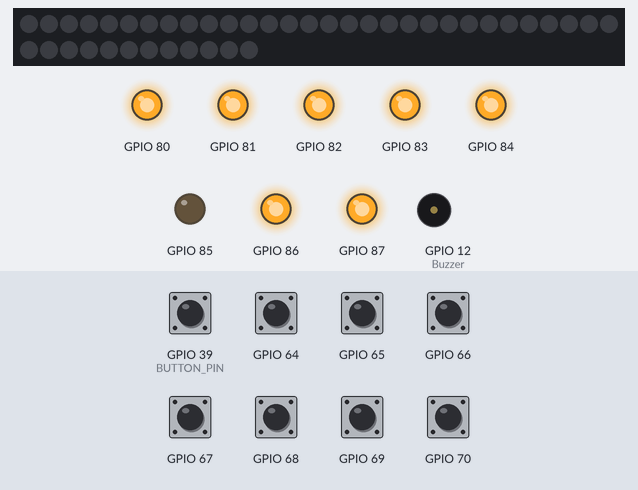
The sketch below on a simulated ESP32. On the bench: 42 RGB LEDs in strip order, left to right, continuing on the next row, output pins drawn as LEDs (lit = HIGH), buzzer (waves = sounding, pin HIGH). The test bench sets the inputs (shaded band); at power-on: GPIO 39 (BUTTON_PIN), GPIO 64–70 HIGH. Random numbers use the default seed unless the sketch sets one; what the sketch prints to the serial monitor is not drawn.

Above: at 0.9 s.
1.0 s: GPIO 39 (BUTTON_PIN) pulled LOW for 1 s
At 2.8 s:
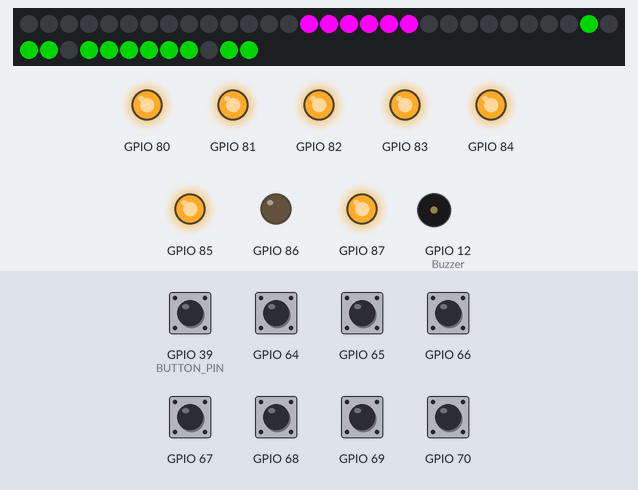
4.5 s: GPIO 65 pulled LOW for 0.15 s
At 6.1 s:
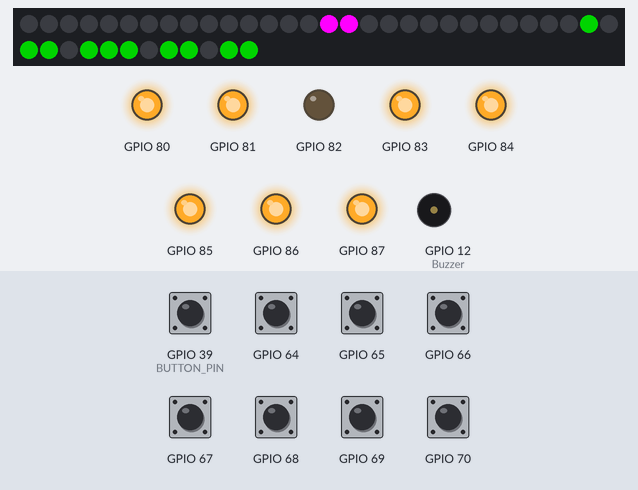
7.6 s: GPIO 70 pulled LOW for 0.15 s
At 8.4 s:
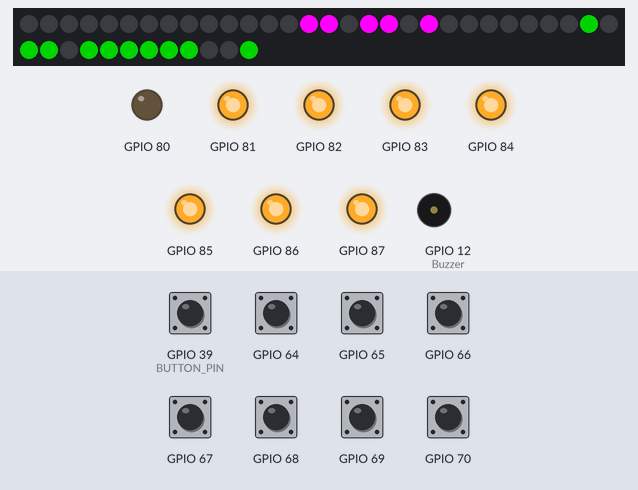
10.7 s: GPIO 68 pulled LOW for 0.15 s
At 11.5 s:
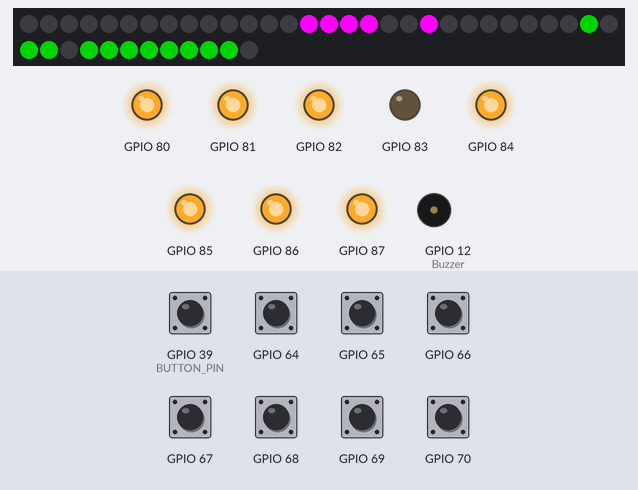
13.7 s: GPIO 64 pulled LOW for 1 s
At 15.0 s:
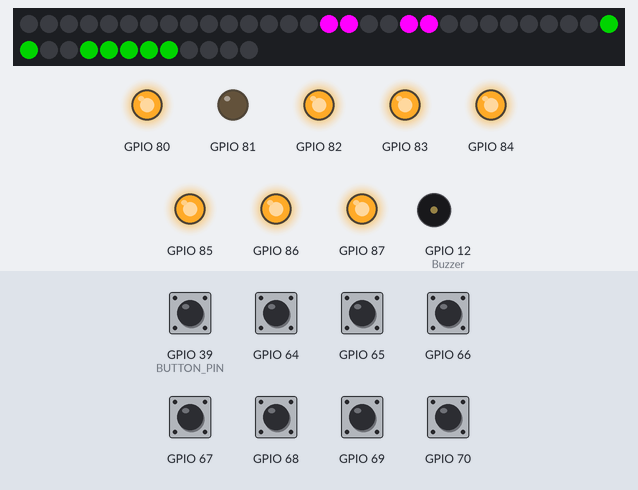
16.7 s: GPIO 66 pulled LOW for 1 s
At 19.4 s:
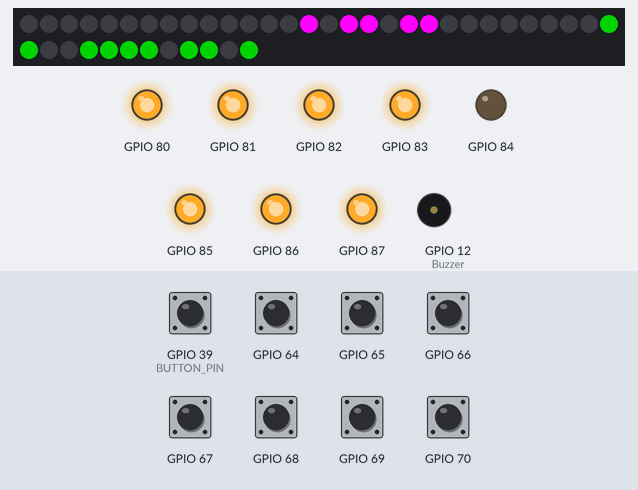
Timing chart, 0 to 20.7 s (numbered marks = the images above; inputs shaded):
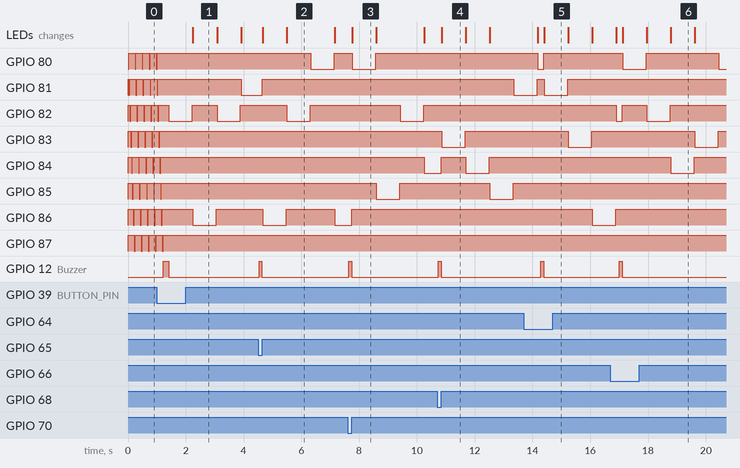

The sketch:

8_PLAYER_VISHAL.ino
```cpp
#include <Wire.h>
#include "game_comm.h"
#include "Arduino.h"
#include "PCF8574.h"
#include <FastLED.h>

#define BUTTON_PIN  39    // Start button
#define Buzzer 12
uint8_t device = 8;

// PCF8574 addresses
PCF8574 pcf8574_ONE(0x21);
PCF8574 pcf8574_IN1(0x20);

TaskHandle_t timersTaskHandle = NULL;
bool gameRunning = false;
bool onhold1 = false;
unsigned long gameStartTime;
unsigned long currentTime1 = 0;
unsigned long vallue = 0;
unsigned long previousMillis = 0;
unsigned long valueUpdateTime = 0;

int timer = 60;
int Speed = 800;
int Score1 = 0;

int randomno, previousno;
int randomno2, previousno2;

uint8_t Gstatus = 0;
uint8_t score2 = 0;

// ------------------- SEVEN SEGMENT CONFIG -------------------
#define NUM_LEDS_score 42  // 2 display × 21 LEDs
CRGB leds_score[NUM_LEDS_score];
char Fd1 = 0, Fd2 = 0;

byte digits[10][7] =  {
  {1, 1, 1, 1, 1, 1, 0}, // 0
  {0, 1, 1, 0, 0, 0, 0}, // 1
  {1, 1, 0, 1, 1, 0, 1}, // 2
  {1, 1, 1, 1, 0, 0, 1}, // 3
  {0, 1, 1, 0, 0, 1, 1}, // 4
  {1, 0, 1, 1, 0, 1, 1}, // 5
  {1, 0, 1, 1, 1, 1, 1}, // 6
  {1, 1, 1, 0, 0, 0, 0}, // 7
  {1, 1, 1, 1, 1, 1, 1}, // 8
  {1, 1, 1, 1, 0, 1, 1}  // 9
};


// Handle incoming game messages
void onGameMessage(struct_message data) {
  if (data.gameStatus == 100 && !gameRunning) {
    Serial.println(" Remote START received → Starting game!");
    gameRunning = true;
    vTaskResume(timersTaskHandle);
    timer = data.time;   // use sender’s timer
    Score1 = 0;
    valueUpdateTime = millis();
    sendGameData(device, 100, Score1, timer);
    digitalWrite(Buzzer, HIGH);
    delay(200);
    digitalWrite(Buzzer, LOW);
    Score1 = 0;
  }

  if (data.gameStatus == 200) {
    Serial.println(" Remote GAME OVER received → Stopping game!");
    gameRunning = false;
    onhold1 = false;
    timer = 0;
    vTaskSuspend(timersTaskHandle);

    // ✅ send final score
    sendGameData(device, 200, Score1, 0);


  }
  if (data.gameStatus == 300) {
    gameRunning = false;
    vTaskResume(timersTaskHandle);
    timer = data.time;   // use sender’s timer
    for (int i = 0; i < 8; i++) pcf8574_ONE.digitalWrite(i, HIGH);
    onhold1 = true;
    //data.gameStatus = 0;

  }
  if (data.gameStatus == 400) {
    gameRunning = false;
    for (int j = 0; j < 10; j++) {
      for (int i = 0; i < 8; i++) pcf8574_ONE.digitalWrite(i, LOW);
      delay(200);
      for (int i = 0; i < 8; i++) pcf8574_ONE.digitalWrite(i, HIGH);
      delay(200);
    }
  }
}


// ---------------- Setup ----------------
void setup() {
  Serial.begin(115200);
  setupGameComm();
  xTaskCreatePinnedToCore(
    timersTask,     // Function to implement the task
    "Timers Task",  // Name of the task
    2048,           // Stack size in words
    NULL,           // Task input parameter
    1,              // Priority of the task (1 = low)
    &timersTaskHandle,
    0               // Core where the task should run (0 or 1)
  );
  vTaskSuspend(timersTaskHandle);

  if (!pcf8574_ONE.begin()) Serial.println("PCF8574_ONE Failed");
  if (!pcf8574_IN1.begin()) Serial.println("PCF8574_IN1 Failed");

  pinMode(BUTTON_PIN, INPUT_PULLUP);
  pinMode(Buzzer, OUTPUT);
  digitalWrite(Buzzer, LOW);

  for (int i = 0; i < 8; i++) pcf8574_ONE.pinMode(i, OUTPUT);
  for (int i = 0; i < 8; i++) pcf8574_IN1.pinMode(i, INPUT);
  for (int i = 0; i < 8; i++) pcf8574_ONE.digitalWrite(i, HIGH);


  // ✅ Setup LED Displays
  FastLED.addLeds<WS2812B, 27, GRB>(leds_score, NUM_LEDS_score);
  FastLED.setBrightness(255);


  startup();
}

// ---------------- Startup Animation & Start ----------------
void startup() {
  while (!gameRunning) {

    if(!onhold1){
    // simple LED chase animation
    for (int i = 0; i < 8; i++) {
      pcf8574_ONE.digitalWrite(i, LOW);
      delay(30);
      pcf8574_ONE.digitalWrite(i, HIGH);
    }
    }
    // check button
    if (digitalRead(BUTTON_PIN) == LOW) {
      // buzz to confirm
      digitalWrite(Buzzer, HIGH);
      delay(200);
      digitalWrite(Buzzer, LOW);
      Score1 = 0;

      // reset game values
      // timer = 90;

      previousMillis = 0;
      valueUpdateTime = millis();

      gameRunning = true;  // ✅ allow loop() to run
      sendGameData(device, 100, 0, timer);  // broadcast start
      vTaskResume(timersTaskHandle);
      break;  // ✅ exit while loop
    }
  }
}


void timersTask(void *parameter) {
  while (true) {
    timers();               // checks if 1s passed
    vTaskDelay(5 / portTICK_PERIOD_MS); // avoid starving CPU
  }
}

void timers() {
  currentTime1 = millis();
  if (currentTime1 - vallue >= 1000) {
    Serial.print(timer);
    Serial.println(" second");


    timer--;

    vallue = currentTime1;

    if (timer < 1) {
      onhold1 = false;
      vTaskSuspend(timersTaskHandle);
    }
  }
}
// ---------------- Main Loop ----------------
void loop() {
  if (gameRunning) {

    randomgenrate(0, 7);
    pcf8574_ONE.digitalWrite(randomno, LOW);
    unsigned long lightStart = millis();
    delay(80);

    while (millis() - lightStart < Speed) {
      int in1 = pcf8574_IN1.digitalRead(randomno);


      delay(20);
      if (in1 == LOW) {
        digitalWrite(Buzzer, HIGH);
        delay(100);
        digitalWrite(Buzzer, LOW);
        Score1++;
        sendGameData(device, 100, Score1, timer);
        break;
      }
    }

    pcf8574_ONE.digitalWrite(randomno, HIGH);
    delay(20);
    // ✅ Update Seven Segment Display
    Display1stScore();
    Display2ndTimer();
    FastLED.show();
    if (timer < 1) {
      gameRunning = false;
      previousMillis = 0;
      timer = 60;
      sendGameData(device , 200, Score1, 0);
      //      Game Over sound (3 beeps)
      for (int i = 0; i < 3; i++) {
        digitalWrite(Buzzer, HIGH);
        delay(500);
        digitalWrite(Buzzer, LOW);
        delay(500);
      }
      startup();

      return;
    }
  }
  else {
    startup();
  }

}

// ---------------- Random Generator ----------------
void randomgenrate(int a, int b) {
  randomno = random(a, b);
  while (previousno == randomno) {
    randomno = random(a, b);
  }
  previousno = randomno;
}

// ------------------- DISPLAY FUNCTIONS -------------------
// 1st Display → Score (LED 0–20)
void Display1stScore() {
  int cursor = 21;
  Fd1 = (Score1 < 10) ? 1 : (Score1 < 100) ? 2 : 3;

  for (int i = 1; i <= Fd1; i++) {
    int digit = 0;
    if (i == 1) {
      cursor = 14;
      digit = Score1 % 10;
    } else if (i == 2) {
      cursor = 7;
      digit = (Score1 / 10 % 10);
    } else if (i == 3) {
      cursor = 0;
      digit = (Score1 / 100 % 10);
    }
    for (int k = 0; k <= 6; k++) {
      leds_score[cursor] = digits[digit][k] ? CRGB::Fuchsia : CRGB::Black;
      cursor++;
    }
  }
}

// 2nd Display → Timer (LED 21–41)
void Display2ndTimer() {
  int cursor = 42;
  int digit;

  // Always 3 digits update karenge

  // Hundreds place
  cursor = 21;
  digit = (timer >= 100) ? (timer / 100 % 10) : -1;  // -1 => blank
  for (int k = 0; k <= 6; k++) {
    leds_score[cursor] = (digit == -1) ? CRGB::Black : (digits[digit][k] ? CRGB::Green : CRGB::Black);
    cursor++;
  }

  // Tens place
  cursor = 28;
  digit = (timer >= 10) ? (timer / 10 % 10) : -1;  // -1 => blank
  for (int k = 0; k <= 6; k++) {
    leds_score[cursor] = (digit == -1) ? CRGB::Black : (digits[digit][k] ? CRGB::Green : CRGB::Black);
    cursor++;
  }

  // Ones place (hamesha dikhana hai)
  cursor = 35;
  digit = timer % 10;
  for (int k = 0; k <= 6; k++) {
    leds_score[cursor] = digits[digit][k] ? CRGB::Green : CRGB::Black;
    cursor++;
  }
}
```

game_comm.h
```cpp
#ifndef GAME_COMM_H
#define GAME_COMM_H

#include <WiFi.h>
#include <esp_now.h>

// ========== Configuration ==========
#define NUM_PEERS 1

uint8_t peerAddresses[NUM_PEERS][6] = {
//  {0xF8, 0xB3, 0xB7, 0xC6, 0x32, 0xAC},
 {0xEC, 0x64, 0xC9, 0xAB, 0xE1, 0x88}
//  {0xF8, 0xB3, 0xB7, 0xC6, 0x2f, 0x88},
//  {0x24, 0x6F, 0x28, 0xAA, 0xBB, 0x03},
//  {0xF8, 0xB3, 0xB7, 0xC6, 0x33, 0x04}
};

// ===================================

typedef struct struct_message {
  int id;
  int gameStatus;
  int score;
  int time;
} struct_message;

// declare handler (must be implemented in .ino)
extern void onGameMessage(struct_message data);

// ================= Receive Callback =================
inline void OnDataRecv(const uint8_t *mac, const uint8_t *incomingData, int len) {
  struct_message receivedData;
  memcpy(&receivedData, incomingData, sizeof(receivedData));

  Serial.printf("📩 Received from %02X:%02X:%02X:%02X:%02X:%02X - ID: %d, Status: %d, Score: %d, Time: %d\n",
                mac[0], mac[1], mac[2], mac[3], mac[4], mac[5],
                receivedData.id, receivedData.gameStatus, receivedData.score, receivedData.time);

  // pass message to main sketch
  onGameMessage(receivedData);
}

// ================= Setup =================
inline void setupGameComm() {
  WiFi.mode(WIFI_STA);
  if (esp_now_init() != ESP_OK) {
    Serial.println("ESP-NOW init failed");
    ESP.restart();
  }

  esp_now_register_recv_cb(OnDataRecv);

  for (int i = 0; i < NUM_PEERS; i++) {
    esp_now_peer_info_t peerInfo = {};
    memcpy(peerInfo.peer_addr, peerAddresses[i], 6);
    peerInfo.channel = 0;
    peerInfo.encrypt = false;
    peerInfo.ifidx = WIFI_IF_STA;

    if (esp_now_add_peer(&peerInfo) != ESP_OK) {
      Serial.printf("❌ Failed to add peer %02X:%02X:%02X:%02X:%02X:%02X\n",
                    peerAddresses[i][0], peerAddresses[i][1], peerAddresses[i][2],
                    peerAddresses[i][3], peerAddresses[i][4], peerAddresses[i][5]);
    } else {
      Serial.printf("✅ Added peer %02X:%02X:%02X:%02X:%02X:%02X\n",
                    peerAddresses[i][0], peerAddresses[i][1], peerAddresses[i][2],
                    peerAddresses[i][3], peerAddresses[i][4], peerAddresses[i][5]);
    }
  }
}

// ================= Send =================
inline void sendGameData(int fixedId, int status, int currentScore, int currentTime) {
  struct_message gameData = {fixedId, status, currentScore, currentTime};

  for (int i = 0; i < NUM_PEERS; i++) {
    esp_err_t result = esp_now_send(peerAddresses[i], (uint8_t *)&gameData, sizeof(gameData));
    if (result == ESP_OK) {
      Serial.printf("✅ Send success to %02X:%02X:%02X:%02X:%02X:%02X\n",
                    peerAddresses[i][0], peerAddresses[i][1], peerAddresses[i][2],
                    peerAddresses[i][3], peerAddresses[i][4], peerAddresses[i][5]);
    } else {
      Serial.printf("❌ Send error to %02X:%02X:%02X:%02X:%02X:%02X, code: %d\n",
                    peerAddresses[i][0], peerAddresses[i][1], peerAddresses[i][2],
                    peerAddresses[i][3], peerAddresses[i][4], peerAddresses[i][5], result);
    }
  }
}

#endif  // GAME_COMM_H
```

Measured:
- after the input at 1.0 s, GPIO 12 (Buzzer): LOW → HIGH after 0.22 s, → LOW 0.20 s later; the LEDs: change after 1.2 s (image 1)
- after the input at 4.5 s, GPIO 12 (Buzzer): LOW → HIGH at once, → LOW 0.10 s later
- after the input at 7.6 s, GPIO 12 (Buzzer): LOW → HIGH at once, → LOW 0.10 s later
- after the input at 10.7 s, GPIO 12 (Buzzer): LOW → HIGH at once, → LOW 0.10 s later
- after the input at 13.7 s, GPIO 12 (Buzzer): LOW → HIGH after 0.58 s, → LOW 0.10 s later
- after the input at 16.7 s, GPIO 12 (Buzzer): LOW → HIGH after 0.30 s, → LOW 0.10 s later
